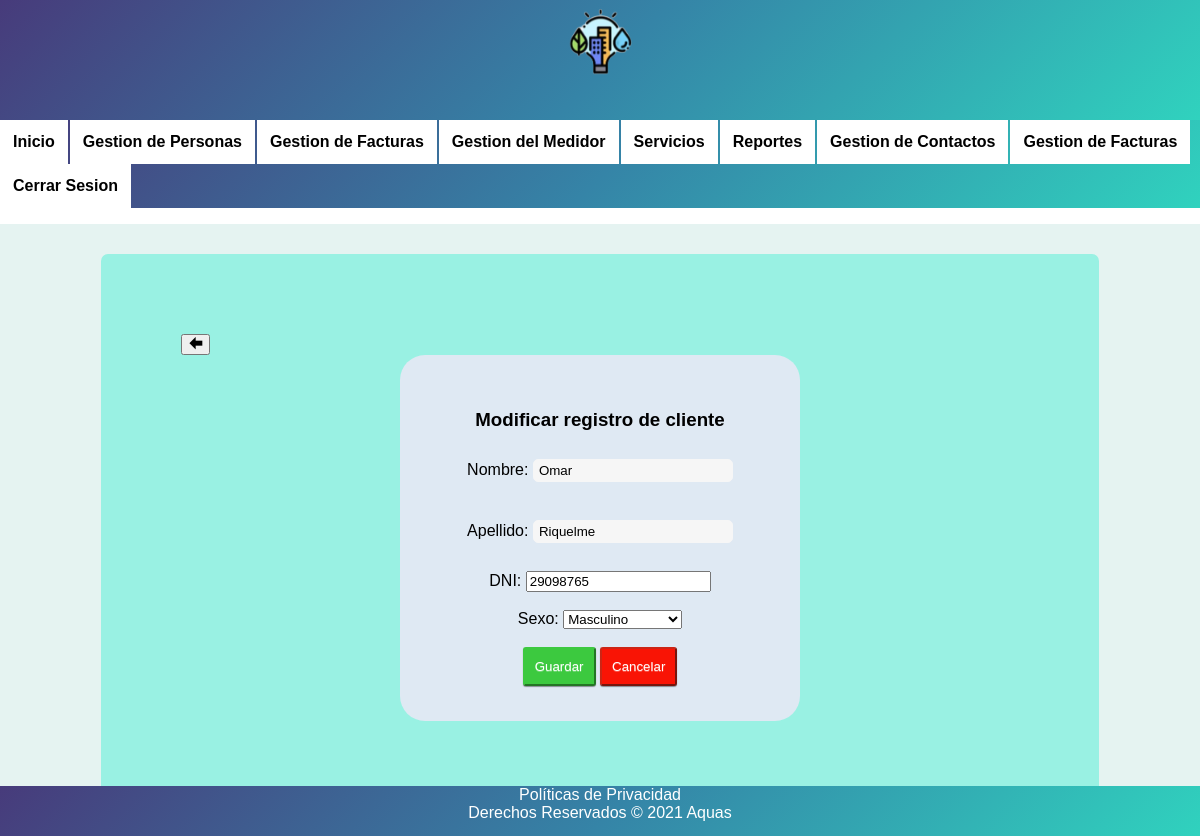
Page /modulos/clientes/modificar.php?id_cliente=1 (signed in) on the committed database.
### tables this page shows
CREATE TABLE cliente(
    id_cliente    INT    AUTO_INCREMENT,
    id_persona    INT,
    PRIMARY KEY (id_cliente)
);

CREATE TABLE persona(
    id_persona          INT            AUTO_INCREMENT,
    nombre              VARCHAR(20),
    apellido            VARCHAR(10),
    fecha_nacimiento    DATE,
    dni                 INT            NOT NULL,
    estado              INT,
    id_sexo             INT,
    PRIMARY KEY (id_persona)
);

### class/Cliente.php (called while the page is built, shortened)
<?php
require_once "MySQL.php";
require_once "Persona.php";
class Cliente extends Persona {
	public static function obtenerPorId($id) {
    	$sql = "SELECT persona.id_persona, persona.nombre, persona.apellido, "
             . "persona.fecha_nacimiento,persona.dni,persona.estado,persona.id_sexo, cliente.id_cliente "
             . "FROM persona "
             . "JOIN cliente ON persona.id_persona = cliente.id_persona "
             . "WHERE id_cliente= ". $id;
        $database = new MySQL();
        $datos = $database->consultar($sql);
        $registro = $datos->fetch_assoc();
    	$cliente = self::_crearCliente($registro);
		return $cliente;
    }
    private static function _crearCliente($datos) {
    	$cliente = new Cliente();
		$cliente->_idCliente = $datos["id_cliente"];
		$cliente->_idPersona = $datos["id_persona"];
		$cliente->_nombre = $datos["nombre"];
		$cliente->_apellido = $datos["apellido"];
        $cliente->_estado= $datos["estado"];
        $cliente->_dni = $datos["dni"];
		$cliente->_fechaNacimiento = $datos["fecha_nacimiento"];
		$cliente->_idSexo = $datos["id_sexo"];
		return $cliente;
    }
}
?>

### class/MySQL.php (called while the page is built, shortened)
<?php
class MySQL {
	private $_conexion;
	public function __construct() {
		$this->_conexion = new mysqli("localhost", "root", "", "gestion_usuarios");
	}
	public function consultar($sql) {
		$datos = $this->_conexion->query($sql);
		return $datos;
	}
}
?>

### class/Persona.php (called while the page is built, shortened)
<?php
require_once "MySQL.php";
class Persona {
    protected $_nombre;
    protected $_apellido;
    protected $_dni;
    protected $_idSexo;
    public function getNombre()
    {
        return $this->_nombre;
    }
    public function getApellido()
    {
        return $this->_apellido;
    }
    public function getDni() {
        return $this->_dni;
    }
    public function getIdSexo() {
        return $this->_idSexo;
    }
}
?>

### class/Sexo.php (called while the page is built, shortened)
<?php
require_once "MySQL.php";
class Sexo {
	private $_idSexo;
	private $_descripcion;
    public function getIdSexo()
    {
        return $this->_idSexo;
    }
    public function getDescripcion()
    {
        return $this->_descripcion;
    }
	public static function obtenerTodos() {
    	$sql = "SELECT * FROM sexo";
    	$database = new MySQL();
    	$datos = $database->consultar($sql);
    	$listadoSexo = [];
    	while ($registro = $datos->fetch_assoc()) {
	    	$sexo = new Sexo();
			$sexo->_idSexo = $registro["id_sexo"];
			$sexo->_descripcion = $registro["descripcion"];
    		$listadoSexo[] = $sexo;
    	}
    	return $listadoSexo;
	}
}

### modulos/clientes/modificar.php (the view, shortened to what this page needs)
<?php
require_once "../../class/Cliente.php";
require_once "../../class/Sexo.php";
$listadoSexo = Sexo::obtenerTodos();
$id_cliente = $_GET["id_cliente"];
$cliente = Cliente::obtenerPorId($id_cliente);
?>
<!DOCTYPE html>
<html>
<head>
	<link rel="stylesheet" type="text/css" href="http://localhost/programacion3/gestion_user/css/tablas.css">
	<link rel="stylesheet" type="text/css" href="/programacion3/gestion_user/css/style.css">
</head>
<body>
	<header>
		<nav>
			<?php require_once "../../menu.php"; ?>
		</nav>
	</header>
	<div id="primerContenedor">
		<div id="contenedorgeneral">
			<div>
				<button type="button" onClick="history.go(-1)"><span class="icon-arrow-left"></span>
				</button>
			</div>
			<form align="center" method="POST" action="procesar_modificar.php">
				<h3 align="center">Modificar registro de cliente</h3>
					Nombre: <input type="text" name="txtNombre" value="<?php echo $cliente->getNombre(); ?>"required== $0>
					<br><br>
					Apellido: <input type="text" name="txtApellido" value="<?php echo $cliente->getApellido(); ?>"required== $0>
					<br><br>
					DNI: <input type="number" name="txtDni" value="<?php echo $cliente->getDni(); ?>"required== $0>
					<br><br>
					Sexo:
					<select name="cboSexo">
						<?php foreach ($listadoSexo as $sexo): ?>
							<?php
							$selected = "";
							if ($sexo->getIdSexo() == $cliente->getIdSexo()) {
								$selected = "SELECTED";
							}
							?>
							<option <?php echo $selected; ?> value="<?php echo $sexo->getIdSexo(); ?>">
								<?php echo $sexo->getDescripcion(); ?>
							</option>
						<?php endforeach ?>
					</select>
					<br><br>
				<button type="submit" class="guardar" onclick="validar()";>Guardar</button>
				<button type="button" class="cancelar" onclick="location.href='listado.php'">Cancelar</button>
			</form>
		</div>
	</div>
</body>
</html>

### css/tablas.css (style rules this page uses)
body { background-color: white; font-family: Arial; }
.cancelar { color: white; border-radius: 3px; border-color: #CC2515; display: inline-block; text-decoration: none; padding: 10px 10px; background-color: #F91405; text-shadow: 0 1px 0 rgba(255,255,255,0.3); box-shadow: 0 1px 1px rgba(0,0,0,0.4); }
.guardar { color: white; border-radius: 3px; border-color: #3CC93F; display: inline-block; text-decoration: none; padding: 10px 10px; background-color: #3CC93F; text-shadow: 0 1px 0 rgba(255,255,255,0.3); box-shadow: 0 1px 1px rgba(0,0,0,0.4); }
div#contenedorgeneral { border-radius: 7px; margin: auto; position: static; margin-top: 5px; padding: 80px; width: 998px; height: auto; background-color: #99F1E3; }
div#primerContenedor { margin: auto; position: static; padding: 25px; width: auto; height: auto; background-color: #E5F3F1; }

### css/style.css (style rules this page uses)
[class^="icon-"], [class*=" icon-"] { font-family: 'icomoon' !important; speak: never; font-style: normal; font-weight: normal; font-variant: normal; text-transform: none; line-height: 1; -webkit-font-smoothing: antialiased; -moz-osx-font-smoothing: grayscale; }
.icon-arrow-left:before { content: "\ea38"; }

### modulos/clientes/modificar.php (style rules this page uses)
* { box-sizing:border-box; }
form { width:400px; padding:35px; border-radius:25px; margin:auto; background-color:#dfe9f3; }
form input[type="text"], form input[type="email"] { width:200px; padding:3px 5px; border:1px solid #f6f6f6; border-radius:5px; background-color:#f6f6f6; margin:10px 0; display:inline-block; }

### menu.php (style rules this page uses)
header { background-image: linear-gradient(-225deg, #473B7B 0%, #3584A7 51%, #30D2BE 100%); }
html { min-height: 100%; position: relative; }
body { margin: 0; margin-bottom: 10px; }

### rows in the picture
cliente: txtNombre "Omar", txtApellido "Riquelme", txtDni "29098765"

### other values in the picture
form field cboSexo "Masculino"
